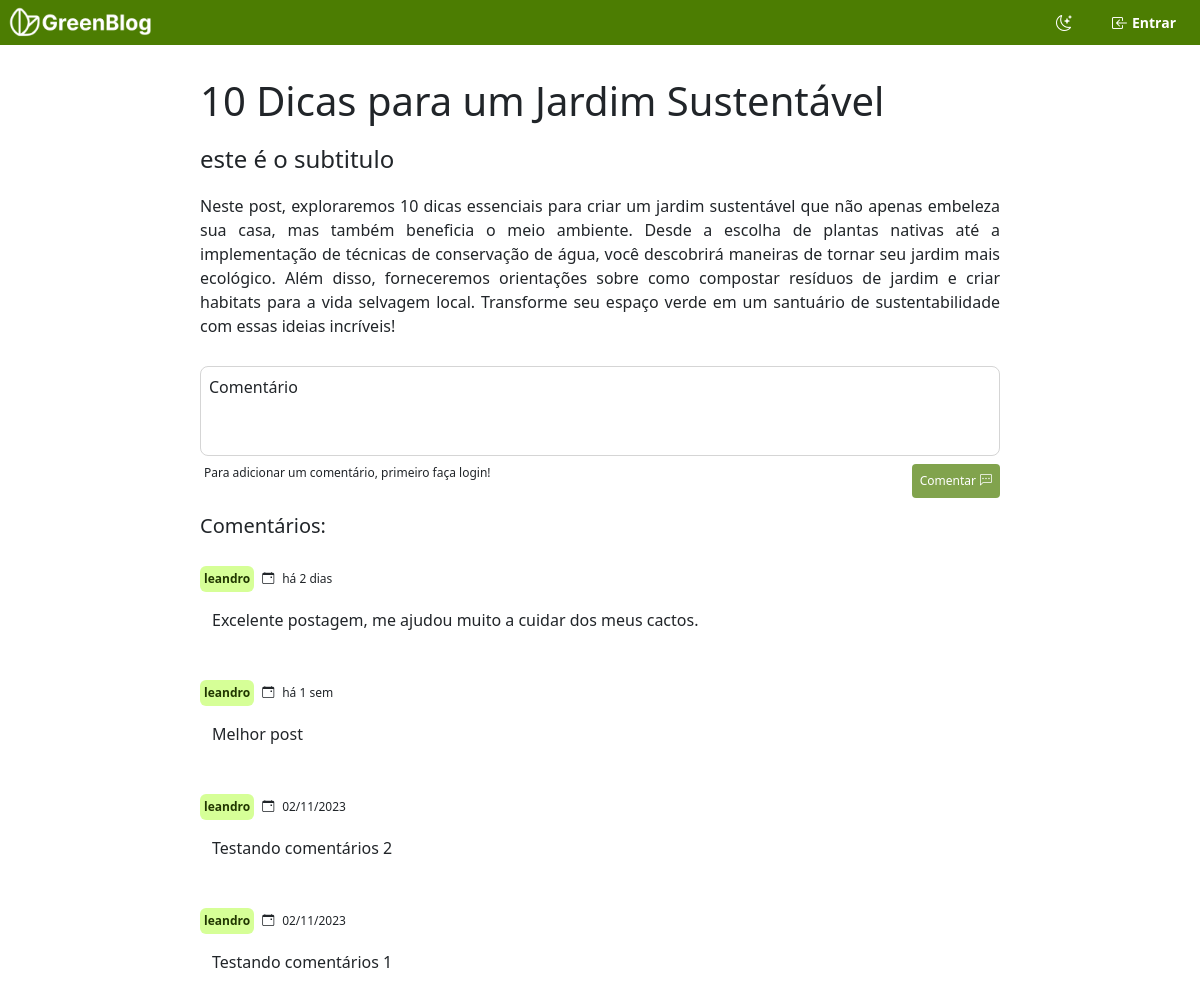
Page /post.php?id=1 on the earlier database version.
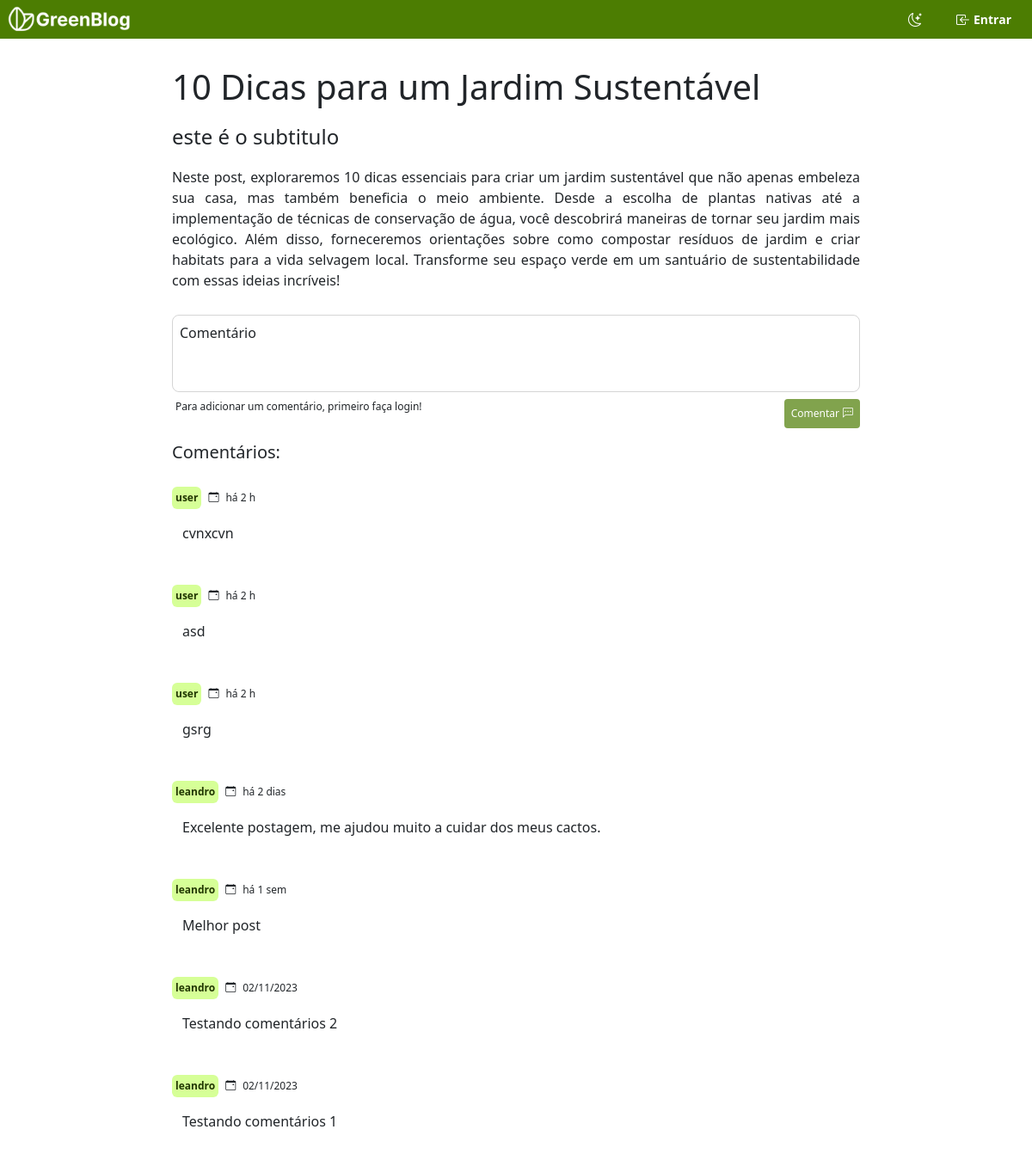
Same page on the later database version.
### tables this page shows
CREATE TABLE posts (
	post_id integer primary key autoincrement,
    owner_id int not null references user(user_id),
    title varchar(100),
    content text,
    created_at timestamp DEFAULT CURRENT_TIMESTAMP,
    subtitle text(100)
);

CREATE TABLE comments (
	id integer not null primary key autoincrement,
    post_id int not null references posts(post_id),
    owner_id int not null references user(user_id),
    content text,
    created_at timestamp DEFAULT CURRENT_TIMESTAMP
);

### database/database.php (called while the page is built, shortened)
<?php
$db = new PDO("sqlite:" . DATABASE_PATH);
function get_comments_by_post_id(String $post_id)
{
	global $db;
	$sql = "--sql
		SELECT comments.*, user.username
		FROM comments, user
		WHERE user.user_id = comments.owner_id AND post_id = '$post_id'
		ORDER BY comments.created_at DESC
	";
	$query = $db->prepare($sql);
	$query->execute();
	$query = $query->fetchAll(PDO::FETCH_ASSOC);
	return $query;
}
function get_post_by_id(String $id)
{
	global $db;
	$sql = "--sql
		SELECT * FROM posts WHERE post_id = '$id'
	";
	$query = $db->prepare($sql);
	$query->execute();
	$query = $query->fetch(PDO::FETCH_ASSOC);
	return $query;
}

### post.php (the view, shortened to what this page needs)
<?php
include './database/database.php';
$header = include './header.php';
$post_id = $_GET['id'];
$post = get_post_by_id($post_id);
$comments = get_comments_by_post_id($post_id);
?>
<!DOCTYPE html>
<html lang="pt-br">
<head>
  <link rel="stylesheet" href="/styles/global.css">
  <link rel="stylesheet" href="/styles/posts.css">
</head>
<body>
  <?= $header ?>
  <main id="container">
    <div id="content">
      <h1 class="h1"><?= $post['title'] ?></h1>
      <p class="h4" id="subtitle"><?= $post['subtitle'] ?></p>
      <p id="content_body"><?= $post['content'] ?></p>
      <form action="/actions/comment.php" method="post" id="form">
        <textarea name="comment" id="comment_field" cols="30" rows="10" disabled required placeholder=Comentário></textarea>
        <div>
          <span>Para adicionar um comentário, primeiro faça login!</span>
          <button id="send_comment_bt" disabled>
            Comentar
            <span class="bi bi-chat-left-dots"></span>
          </button>
        </div>
      </form>
    </div>
    <div id="comments">
      <h5 class="h5">Comentários:</h5>
      <?php
      if ($comments) {
        foreach ($comments as &$comment) {
          $content = &$comment['content'];
          $username = &$comment['username'];
          $date = &$comment['created_at'];
          $timezone = new DateTimeZone('America/Sao_Paulo');
          $now = new DateTime('now', $timezone);
          $date = new DateTime($date);
          $diff = $now->diff($date);
          $e = 'há ' . $diff->d . ' dias';
          if ($diff->d > 7) {
            $e = $date->format('d/m/Y');
          }
          if ($diff->d == 7) {
            $e = 'há 1 sem';
          }
          if ($diff->d <= 1) {
            $e = 'há ' . $diff->h . ' h';
          }
          echo <<<HTML
              <div id="comment" >
                <div id="comment_title" >
                  <span>$username</span>
                  <span class="bi bi-calendar-event"></span>
                  <span> $e</span>
                </div>
                <p>$content</p>
              </div>
            HTML;
        }
      }
      ?>
    </div>
  </main>
</body>
</html>

### header.php
<?php
return <<<HTML
  <link rel="stylesheet" href="./styles/header.css">
  <header>
    <div>
      <a href="/" id="logo-white">
      </a>
    </div>
    <div  >
      <button id="theme_button" class="dropdown-item" ></button>
      <div id="user_case">
        <a href="signin.php" >
          <button id="login_link">
            <span id="login_icon" class="bi bi-box-arrow-in-left"></span>
            <span>Entrar</span>
          </button>
        </a>
      </div>
    </div>
  </header>
  <script src="/scripts/header.js" ></script>
  <script src="/scripts/theme.js" ></script>
HTML;
?>

### styles/global.css (style rules this page uses)
:root { --primary-1: #D6FF97; --primary-2: #4C7D02; --primary-3: #213700; --alert-1: rgb(238, 108, 68); --white: #FFFFFF; --header-height: 45px }
input, textarea { background-color: var(--back-color-input); color: var(--font-3); }
input::placeholder, textarea::placeholder { color: var(--font-2); }
body { background-color: var(--back-color); }
* { margin: 0; padding: 0; box-sizing: border-box; color: var(--font-3); transition: .3s; }
a { text-decoration: none; color: var(--font-3); }
button { background-color: var(--white); border: none; padding: 2px 8px; border-radius: 4px; display: flex; justify-content: center; align-items: center; gap: 4px; }
main { width: 100%; height: calc(100vh - var(--header-height)); margin-top: var(--header-height); }
#container { display: flex; flex-direction: column; align-items: center; width: 100%; height: calc(100vh - var(--header-height)); overflow-x: auto; padding: 16px; }
#login_icon { font-size: 16px; color: var(--white); font-weight: 600; }

### styles/posts.css (style rules this page uses)
#content { max-width: 800px; width: 100%; display: flex; flex-direction: column; gap: 12px; padding: 16px 0; font-size: 18px; }
textarea { resize: none; width: 100%; height: 90px; padding: 8px; border-radius: 8px; font-size: 16px; }
#form { display: flex; flex-direction: column; align-items: end; gap: 8px; }
#form>div { width: 100%; display: flex; justify-content: space-between; font-size: 12px; padding-left: 4px; }
#send_comment_bt { padding: 8px; background-color: var(--primary-2); color: var(--white); font-weight: 500; }
#send_comment_bt>span { color: var(--white); }
#send_comment_bt:disabled { opacity: .7; }
#content_body { text-align: justify; line-height: 24px; font-size: 16px; font-weight: 500; }
#comments { max-width: 800px; width: 100%; display: flex; flex-direction: column; gap: 20px; padding-bottom: 50px; }
#comment { width: 100%; border-bottom: 1px solid var(--font-1); display: flex; flex-direction: column; gap: 16px; padding: 0 0 12px 0; }
#comment>p { padding: 0 12px; font-weight: 500; }
#comment_title { display: flex; gap: 8px; align-items: center; font-size: 12px; }
#comment_title>span:first-child { background-color: var(--primary-1); padding: 4px; border-radius: 6px; color: var(--primary-3); font-weight: 600; }
#comment_title>span:nth-child(2), #comment_title>span:last-child { color: var(--font-1); font-weight: 500; }

### styles/header.css (style rules this page uses)
header { background-color: var(--primary-2); width: 100%; height: var(--header-height); position: fixed; top: 0; font-weight: 600; display: flex; justify-content: space-between; align-items: center; padding: 8px; }
#logo-white { width: 150px; height: calc(var(--header-height) - 8px); background-image: url(/assets/logo-white.png); background-repeat: no-repeat; background-position: center; background-size: cover; }
header>div { display: flex; gap: 8px; justify-content: center; }
header div:first-child { justify-content: start; }
header div:last-child { justify-content: end; }
#login_link>span:last-child { color: var(--white); font-weight: 600; font-size: 14px; }
#login_link { padding: 4px 8px; background-color: transparent; }
#user_case { display: flex; justify-content: end; align-items: center; gap: 20px; padding: 0 8px; }
#theme_button { background-color: transparent; color: var(--white); }

Differences in the rows shown:
added comments: username "user", e "há 2 h", content "cvnxcvn"
added comments: username "user", e "há 2 h", content "asd"
added comments: username "user", e "há 2 h", content "gsrg"
